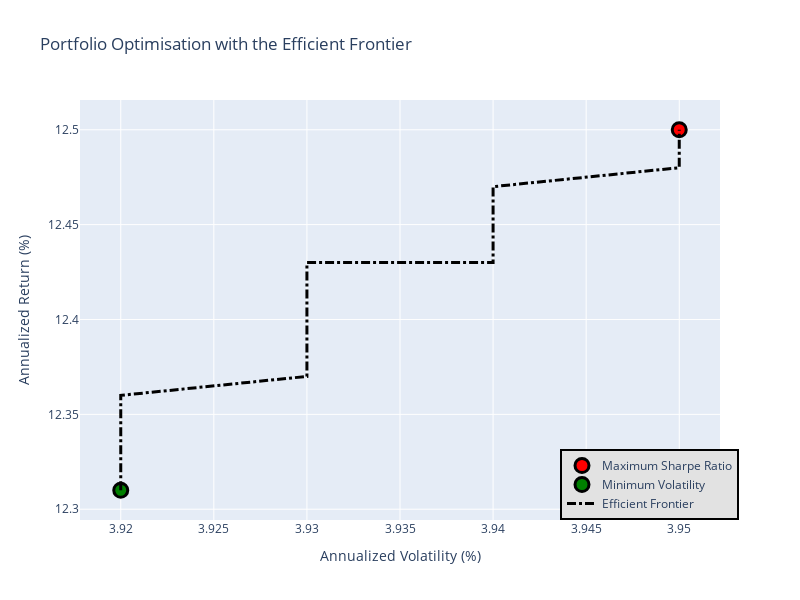

The notebook cell this image was saved under:
### Code cell
import pandas as pd
import numpy as np
from scipy.optimize import minimize
import plotly.graph_objects as go

def maxSR(mean_log_returns, covariance_matrix_log_returns, risk_free_rate=0, constraintSet=(0, 1)):
    num_assets = len(mean_log_returns)
    
    def portfolio_return(weights):
        return np.dot(weights, mean_log_returns)
    
    def portfolio_volatility(weights):
        return np.sqrt(np.dot(weights.T, np.dot(covariance_matrix_log_returns, weights)))
    
    def negative_sharpe_ratio(weights):
        return - (portfolio_return(weights) - risk_free_rate) / portfolio_volatility(weights)
    
    constraints = {'type': 'eq', 'fun': lambda x: np.sum(x) - 1}
    bounds = tuple(constraintSet for _ in range(num_assets))
    initial_guess = num_assets * [1. / num_assets]
    
    result = minimize(negative_sharpe_ratio, initial_guess, method='SLSQP', bounds=bounds, constraints=constraints)
    return result

def minimizeVariance(mean_log_returns, covariance_matrix_log_returns, constraintSet=(0, 1)):
    num_assets = len(mean_log_returns)
    
    def portfolio_volatility(weights):
        return np.sqrt(np.dot(weights.T, np.dot(covariance_matrix_log_returns, weights)))
    
    constraints = {'type': 'eq', 'fun': lambda x: np.sum(x) - 1}
    bounds = tuple(constraintSet for _ in range(num_assets))
    initial_guess = num_assets * [1. / num_assets]
    
    result = minimize(portfolio_volatility, initial_guess, method='SLSQP', bounds=bounds, constraints=constraints)
    return result

def portfolioPerformance(weights, mean_log_returns, covariance_matrix_log_returns):
    portfolio_return = np.dot(weights, mean_log_returns)
    portfolio_stddev = np.sqrt(np.dot(weights.T, np.dot(covariance_matrix_log_returns, weights)))
    return portfolio_return, portfolio_stddev

def portfolioReturn(weights, mean_log_returns, covariance_matrix_log_returns):
    return np.dot(weights, mean_log_returns)

def portfolioVariance(weights, mean_log_returns, covariance_matrix_log_returns):
    return np.sqrt(np.dot(weights.T, np.dot(covariance_matrix_log_returns, weights)))

def efficientOpt(mean_log_returns, covariance_matrix_log_returns, returnTarget, constraintSet=(0, 1)):
    "For each returnTarget, we want to optimize the portfolio for minimum variance"
    num_assets = len(mean_log_returns)
    args = (mean_log_returns, covariance_matrix_log_returns)
    
    constraints = (
        {'type': 'eq', 'fun': lambda x: portfolioReturn(x, mean_log_returns, covariance_matrix_log_returns) - returnTarget},
        {'type': 'eq', 'fun': lambda x: np.sum(x) - 1}
    )
    bounds = tuple(constraintSet for _ in range(num_assets))
    initial_guess = num_assets * [1. / num_assets]
    
    effOpt = minimize(portfolioVariance, initial_guess, args=args, method='SLSQP', bounds=bounds, constraints=constraints)
    return effOpt

def calculatedResults(mean_log_returns, covariance_matrix_log_returns, risk_free_rate=0, constraintSet=(0, 1)):
    "read in mean, cov matrix, and other financial information"
    "output, Max SR, Min Volatility, efficient frontier"
    # Max Sharpe Ratio Portfolio
    maxSR_Portfolio = maxSR(mean_log_returns, covariance_matrix_log_returns, risk_free_rate, constraintSet)
    maxSR_Returns, maxSR_std = portfolioPerformance(maxSR_Portfolio.x, mean_log_returns, covariance_matrix_log_returns)
    maxSR_Returns, maxSR_std = round(maxSR_Returns * 100, 2), round(maxSR_std * 100, 2)
    maxSR_allocation = pd.DataFrame(maxSR_Portfolio.x, index=mean_log_returns.index, columns=['allocation'])
    maxSR_allocation.allocation = [round(i * 100, 0) for i in maxSR_allocation.allocation]
    
    # Min Volatility Portfolio 
    minVol_Portfolio = minimizeVariance(mean_log_returns, covariance_matrix_log_returns, constraintSet)
    minVol_returns, minVol_std = portfolioPerformance(minVol_Portfolio.x, mean_log_returns, covariance_matrix_log_returns)
    minVol_returns, minVol_std = round(minVol_returns * 100, 2), round(minVol_std * 100, 2)
    minVol_allocation = pd.DataFrame(minVol_Portfolio.x, index=mean_log_returns.index, columns=['allocation'])
    minVol_allocation.allocation = [round(i * 100, 0) for i in minVol_allocation.allocation]

    # Efficient Frontier
    target_returns = np.linspace(minVol_returns / 100, maxSR_Returns / 100, 100)
    efficient_stddevs = []
    
    for target in target_returns:
        efficient_portfolio = efficientOpt(mean_log_returns, covariance_matrix_log_returns, target, constraintSet)
        efficient_stddev = portfolioPerformance(efficient_portfolio.x, mean_log_returns, covariance_matrix_log_returns)[1]
        efficient_stddevs.append(efficient_stddev)

    efficient_stddevs = [round(std * 100, 2) for std in efficient_stddevs]
    target_returns = [round(ret * 100, 2) for ret in target_returns]
    
    return maxSR_Returns, maxSR_std, maxSR_allocation, minVol_returns, minVol_std, minVol_allocation, efficient_stddevs, target_returns

# Example usage:
mean_log_returns = pd.Series([0.1, 0.2, 0.15], index=['AAPL', 'MSFT', 'GOOGL'])
covariance_matrix_log_returns = pd.DataFrame([
    [0.005, -0.010, 0.004],
    [-0.010, 0.040, -0.002],
    [0.004, -0.002, 0.023]
], index=['AAPL', 'MSFT', 'GOOGL'], columns=['AAPL', 'MSFT', 'GOOGL'])

# Graph Function
def EF_graph(mean_log_returns, covariance_matrix_log_returns, riskFreeRate=0, constraintSet=(0, 1)):
    "return a graph, plotting minVol, maxSR and efficient frontier"
    maxSR_Returns, maxSR_std, maxSR_allocation, minVol_returns, minVol_std, minVol_allocation, efficientList, targetReturn = calculatedResults(mean_log_returns, covariance_matrix_log_returns, riskFreeRate, constraintSet)
    
    # Max SR
    MaxSharpeRatio = go.Scatter(
        name="Maximum Sharpe Ratio",
        mode="markers",
        x=[maxSR_std],
        y=[maxSR_Returns],
        marker=dict(color='red', size=14, line=dict(width=3, color='black'))
    )
    
    # Min Vol
    MinVol = go.Scatter(
        name="Minimum Volatility",
        mode="markers",
        x=[minVol_std],
        y=[minVol_returns],
        marker=dict(color='green', size=14, line=dict(width=3, color='black'))
    )    
         
    # Efficient Frontier
    EF_curve = go.Scatter(
        name="Efficient Frontier",
        mode="lines",
        x=efficientList,
        y=targetReturn,
        line=dict(color='black', width=3, dash='dashdot')
    )    
    
    data = [MaxSharpeRatio, MinVol, EF_curve]
    
    layout = go.Layout(
        title="Portfolio Optimisation with the Efficient Frontier",
        yaxis=dict(title="Annualized Return (%)"),
        xaxis=dict(title="Annualized Volatility (%)"),
        showlegend=True,
        legend=dict(
            x=0.75, 
            y=0, 
            traceorder='normal', 
            bgcolor='#E2E2E2', 
            bordercolor='black', 
            borderwidth=2),
        width=800,
        height=600,
    )
        
    fig = go.Figure(data=data, layout=layout)   
    
    return fig.show()

EF_graph(mean_log_returns, covariance_matrix_log_returns)

### Figure 1 — Plotly figure (JSON) as saved in the notebook; plotly's stock layout.template omitted (floating-point values rounded to 4 significant figures)
{"data": [{"marker": {"color": "red", "line": {"color": "black", "width": 3}, "size": 14}, "mode": "markers", "name": "Maximum Sharpe Ratio", "type": "scatter", "x": [3.95], "y": [12.5]}, {"marker": {"color": "green", "line": {"color": "black", "width": 3}, "size": 14}, "mode": "markers", "name": "Minimum Volatility", "type": "scatter", "x": [3.92], "y": [12.31]}, {"line": {"color": "black", "dash": "dashdot", "width": 3}, "mode": "lines", "name": "Efficient Frontier", "type": "scatter", "x": [3.92, 3.92, 3.92, 3.92, 3.92, 3.92, 3.92, 3.92, 3.92, 3.92, 3.92, 3.92, 3.92, 3.92, 3.92, 3.92, 3.92, 3.92, 3.92, 3.92, 3.92, 3.92, 3.92, 3.92, 3.92, 3.92, 3.92, 3.92, 3.92, 3.93, 3.93, 3.93, 3.93, 3.93, 3.93, 3.93, 3.93, 3.93, 3.93, 3.93, 3.93, 3.93, 3.93, 3.93, 3.93, 3.93, 3.93, 3.93, 3.93, 3.93, 3.93, 3.93, 3.93, 3.93, 3.93, 3.93, 3.93, 3.93, 3.93, 3.93, 3.93, 3.93, 3.93, 3.93, 3.94, 3.94, 3.94, 3.94, 3.94, 3.94, 3.94, 3.94, 3.94, 3.94, 3.94, 3.94, 3.94, 3.94, 3.94, 3.94, 3.94, 3.94, 3.94, 3.94, 3.94, 3.94, 3.95, 3.95, 3.95, 3.95, 3.95, 3.95, 3.95, 3.95, 3.95, 3.95, 3.95, 3.95, 3.95, 3.95], "y": [12.31, 12.31, 12.31, 12.32, 12.32, 12.32, 12.32, 12.32, 12.33, 12.33, 12.33, 12.33, 12.33, 12.33, 12.34, 12.34, 12.34, 12.34, 12.34, 12.35, 12.35, 12.35, 12.35, 12.35, 12.36, 12.36, 12.36, 12.36, 12.36, 12.37, 12.37, 12.37, 12.37, 12.37, 12.38, 12.38, 12.38, 12.38, 12.38, 12.38, 12.39, 12.39, 12.39, 12.39, 12.39, 12.4, 12.4, 12.4, 12.4, 12.4, 12.41, 12.41, 12.41, 12.41, 12.41, 12.42, 12.42, 12.42, 12.42, 12.42, 12.43, 12.43, 12.43, 12.43, 12.43, 12.43, 12.44, 12.44, 12.44, 12.44, 12.44, 12.45, 12.45, 12.45, 12.45, 12.45, 12.46, 12.46, 12.46, 12.46, 12.46, 12.47, 12.47, 12.47, 12.47, 12.47, 12.48, 12.48, 12.48, 12.48, 12.48, 12.48, 12.49, 12.49, 12.49, 12.49, 12.49, 12.5, 12.5, 12.5]}], "layout": {"height": 600, "legend": {"bgcolor": "#E2E2E2", "bordercolor": "black", "borderwidth": 2, "traceorder": "normal", "x": 0.75, "y": 0}, "showlegend": true, "title": {"text": "Portfolio Optimisation with the Efficient Frontier"}, "width": 800, "xaxis": {"title": {"text": "Annualized Volatility (%)"}}, "yaxis": {"title": {"text": "Annualized Return (%)"}}}}
